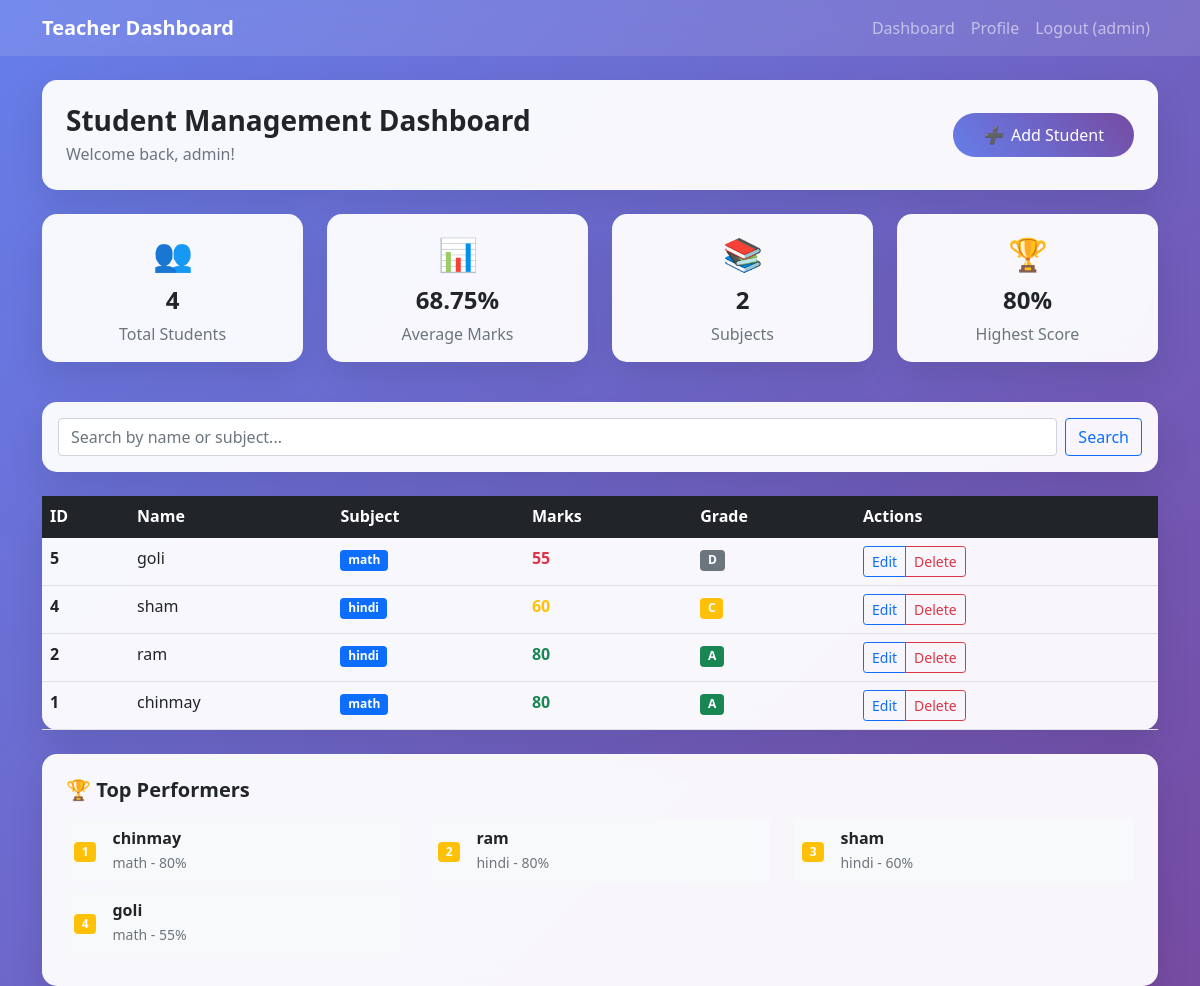
Page /dashboard/ (signed in) on the earlier database version.
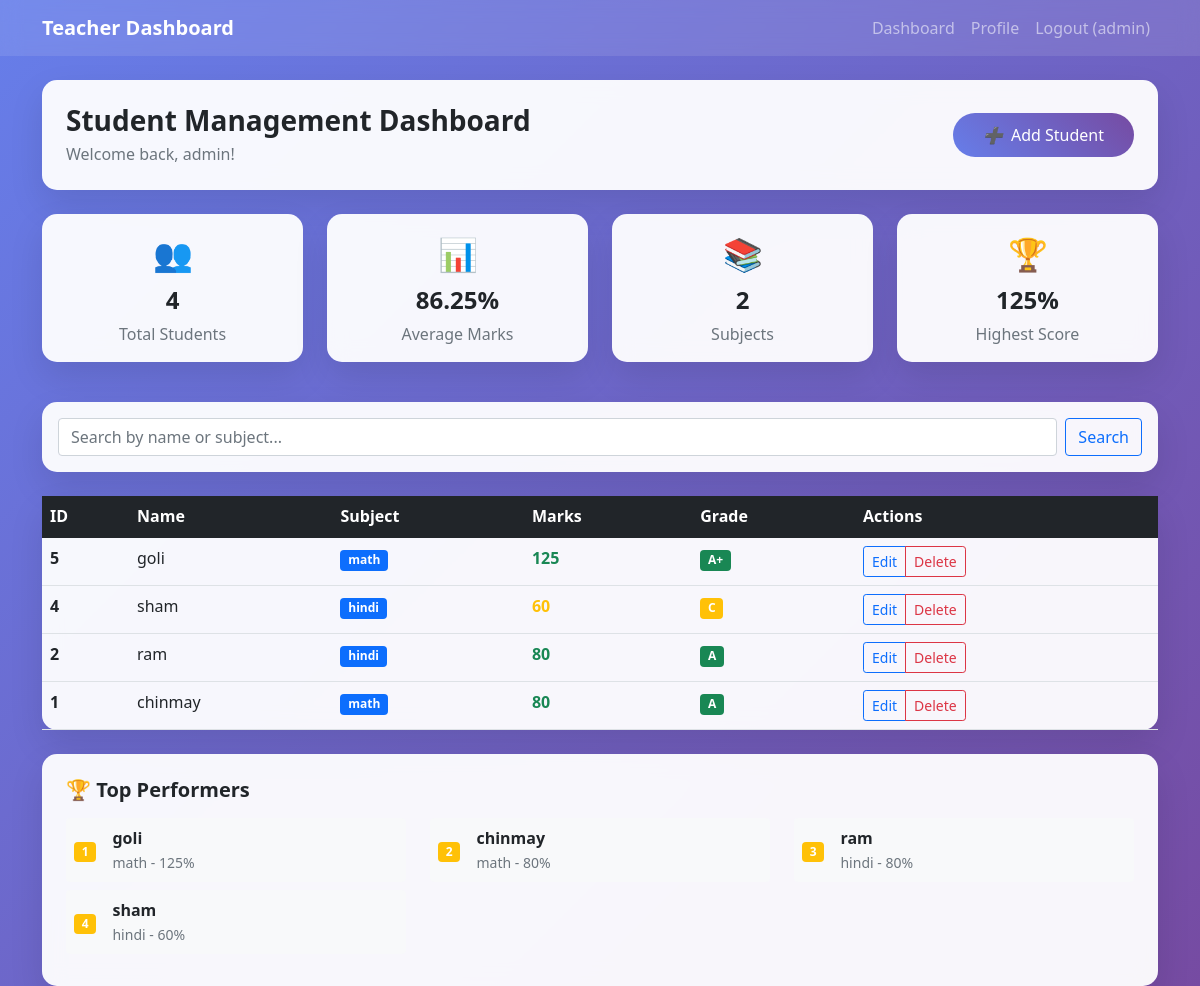
Same page on the later database version.
### WebApp/models.py (models this page shows, shortened)
class Student(models.Model):
    id = models.AutoField(primary_key=True)
    name = models.CharField(max_length=100)
    subject = models.CharField(max_length=100)
    marks = models.IntegerField()
    created_at = models.DateTimeField(auto_now_add=True)
    updated_at = models.DateTimeField(auto_now=True)
    class Meta:
        ordering = ['-created_at']

### WebApp/views.py (the view)
# urls.py: path('dashboard/', views.dashboard_view, name='dashboard'),
@login_required
def dashboard_view(request):
    search_query = request.GET.get('search', '')
    students = Student.objects.all()
    if search_query:
        students = students.filter(
            Q(name__icontains=search_query) |
            Q(subject__icontains=search_query)
        )
    total_students = Student.objects.count()
    avg_marks = Student.objects.aggregate(Avg('marks'))['marks__avg'] or 0
    subjects_count = Student.objects.values('subject').distinct().count()
    top_students = Student.objects.order_by('-marks')[:5]
    context = {
        'students': students,
        'search_query': search_query,
        'total_students': total_students,
        'avg_marks': round(avg_marks, 2),
        'subjects_count': subjects_count,
        'top_students': top_students,
    }
    return render(request, 'auth/dashboard.html', context)

### templates/auth/dashboard.html (shortened to what the changed rows need)
{% extends 'auth/base.html' %}
{% block content %}
<div class="container mt-4">
    <div class="row mb-4">
        <div class="col-12">
            <div class="auth-card p-4">
                <div class="d-flex justify-content-between align-items-center">
                    <div>
                        <h1 class="h3 fw-bold text-dark mb-1">Student Management Dashboard</h1>
                    </div>
                </div>
            </div>
        </div>
    </div>
    <div class="row mb-4">
        <div class="col-md-3 mb-3">
            <div class="auth-card p-3 text-center">
                <div class="text-success mb-2" style="font-size: 2rem;">📊</div>
                <h4 class="fw-bold text-dark">{{ avg_marks }}%</h4>
                <p class="text-muted mb-0">Average Marks</p>
            </div>
        </div>
        <div class="col-md-3 mb-3">
            <div class="auth-card p-3 text-center">
                <div class="text-info mb-2" style="font-size: 2rem;">🏆</div>
                <h4 class="fw-bold text-dark">{% if top_students %}{{ top_students.0.marks }}%{% else %}0%{% endif %}</h4>
                <p class="text-muted mb-0">Highest Score</p>
            </div>
        </div>
    </div>
    <div class="row">
        <div class="col-12">
            <div class="auth-card p-0">
                <div class="table-responsive">
                    <table class="table table-hover mb-0">
                        <thead class="table-dark">
                            <tr>
                                <th>ID</th>
                                <th>Name</th>
                                <th>Subject</th>
                                <th>Marks</th>
                                <th>Grade</th>
                                <th>Actions</th>
                            </tr>
                        </thead>
                        <tbody>
                            {% for student in students %}
                            <tr>
                                <td class="fw-bold">{{ student.id }}</td>
                                <td>{{ student.name }}</td>
                                <td>
                                    <span class="badge bg-primary">{{ student.subject }}</span>
                                </td>
                                <td>
                                    <span class="fw-bold {% if student.marks >= 80 %}text-success{% elif student.marks >= 60 %}text-warning{% else %}text-danger{% endif %}">
                                        {{ student.marks }}
                                    </span>
                                </td>
                                <td>
                                    {% if student.marks >= 90 %}
                                        <span class="badge bg-success">A+</span>
                                    {% elif student.marks >= 80 %}
                                        <span class="badge bg-success">A</span>
                                    {% elif student.marks >= 70 %}
                                        <span class="badge bg-warning">B</span>
                                    {% elif student.marks >= 60 %}
                                        <span class="badge bg-warning">C</span>
                                    {% elif student.marks >= 50 %}
                                        <span class="badge bg-secondary">D</span>
                                    {% else %}
                                        <span class="badge bg-danger">F</span>
                                    {% endif %}
                                </td>
                                <td>
                                    <div class="btn-group btn-group-sm">
                                        <a href="{% url 'edit_student' student.id %}"
                                           class="btn btn-outline-primary btn-sm">
                                            Edit
                                        </a>
                                        <a href="{% url 'delete_student' student.id %}"
                                           class="btn btn-outline-danger btn-sm">
                                            Delete
                                        </a>
                                    </div>
                                </td>
                            </tr>
                            {% endfor %}
                        </tbody>
                    </table>
                </div>
            </div>
        </div>
    </div>
    {% if top_students %}
    <div class="row mt-4">
        <div class="col-12">
            <div class="auth-card p-4">
                <div class="row">
                    {% for student in top_students %}
                    <div class="col-md-6 col-lg-4 mb-2">
                        <div class="d-flex align-items-center p-2 bg-light rounded">
                            <div class="me-3">
                                <span class="badge bg-warning">{{ forloop.counter }}</span>
                            </div>
                            <div class="flex-grow-1">
                                <div class="fw-bold">{{ student.name }}</div>
                                <small class="text-muted">{{ student.subject }} - {{ student.marks }}%</small>
                            </div>
                        </div>
                    </div>
                    {% endfor %}
                </div>
            </div>
        </div>
    </div>
    {% endif %}
</div>
{% endblock %}

Differences in the rows shown:
changed Student "goli": marks "55" → "125"; marks "D" → "A+"; moves up the list
Other differences:
{{ avg_marks }}: "68.75" → "86.25"
{{ top_students.0.marks }}: "80" → "125"
